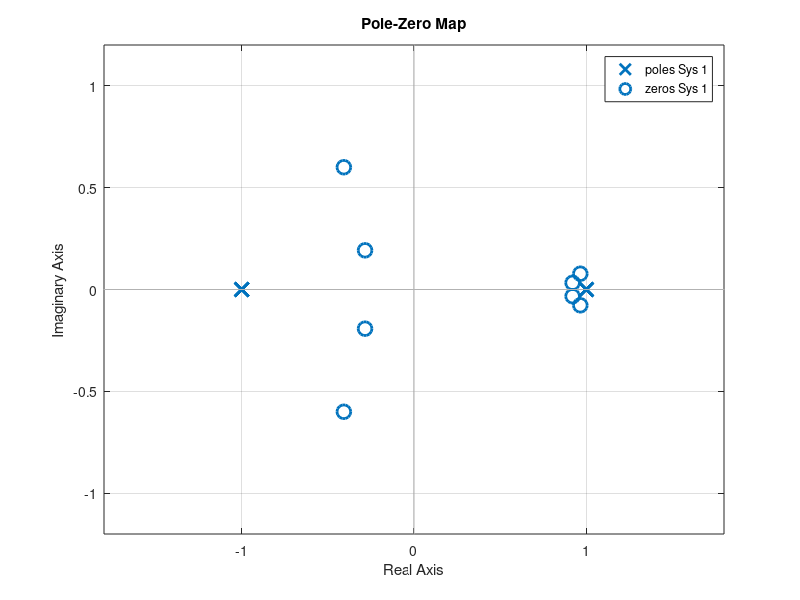
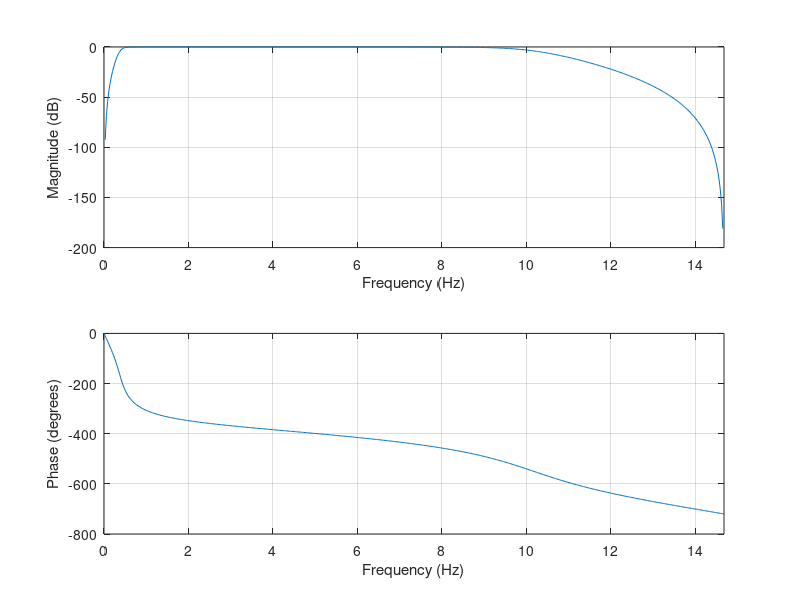

Write MATLAB code to recreate these figures, in order.
clear all;

pkg load control;
addpath('/usr/share/octave/packages/signal-1.3.2'); %incluye el specgram

load intensidad_RGB.mat; % brillo, 1 es R, 2 es G, 3 es B.

video_length = length(brillo);

frec_video = 29.37; %frecuencia muestreo video
t_video = 1/(frec_video); %tiempo muestreo video

ejeXvideo = 0 : t_video : ((video_length-1)*t_video);

[b, a] = butter( 4, [0.4*2/frec_video , 10*2/frec_video]); %FiltroPincripal

%Diagrama polos y ceros
figure;
pzmap(tf(a,b));
print -djpg imagenes/punto_4_diagrama_polos_ceros_cardiometro.jpg; %Octave
grid minor;

%Disenia el filtro para una senial compuesta por un uno y todo los demas ceros escalado por Fs
figure;
freqz(b, a, 512, "half", frec_video);
print -djpg imagenes/punto_4_diagrama_filtro_cardiometro.jpg; %Octave
grid minor;

%f = linspace(-frec_video/2, frec_video/2, video_length);
%
%impulso = zeros(1,240);
%impulso(1) = 1;
%
%respuestaImpulso = filtfilt(b, a, impulso);
%respuestaImpulso(video_length) = 0;
%
%DFT_respuestaImpulso = 20*log(fftshift(abs(fft(respuestaImpulso))));
%
%figure;
%
%plot( f, DFT_respuestaImpulso, 'b');
%xlabel('f [Hz]');
%ylabel('Modulo [dB]');
%title('FFT del filtro');
%
%print -djpg imagenes/punto_4_respuesta_impulso_cardiometro.jpg; %Octave
%grid minor;
